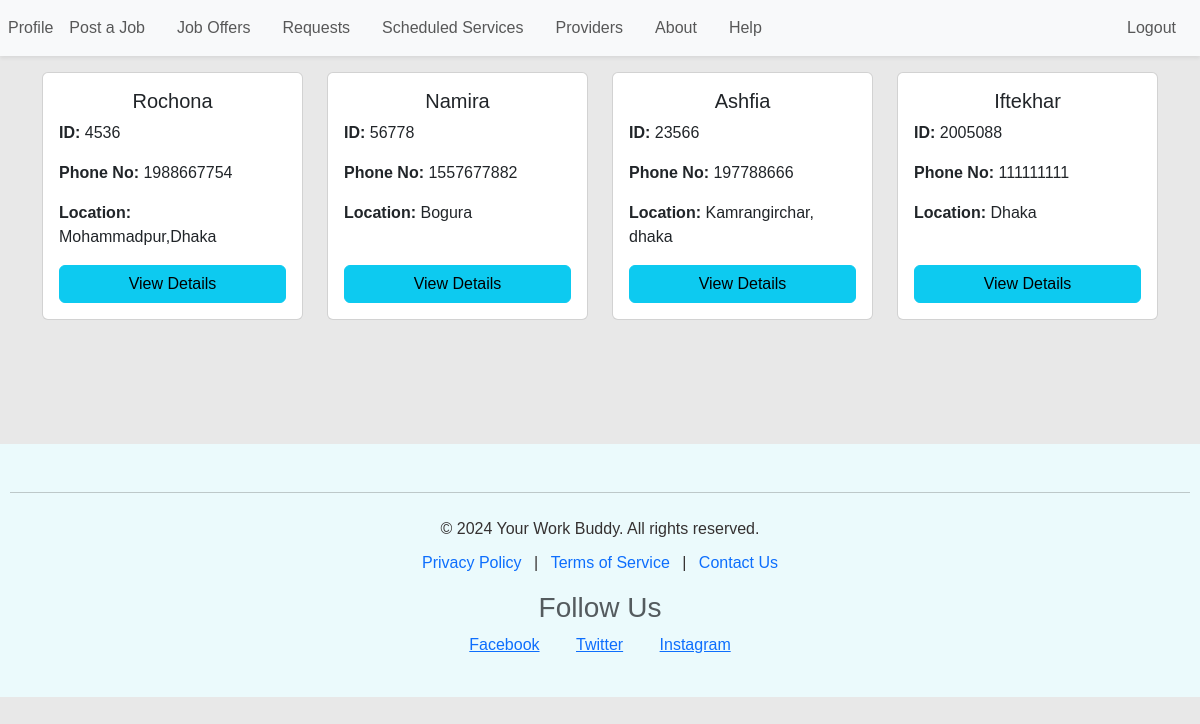
Screenshot of /receiver/ (signed in) with the database file from the repository.
### services/models.py (models this page shows, shortened)
class consumer(models.Model):
    user = models.OneToOneField(settings.AUTH_USER_MODEL, on_delete=models.CASCADE, related_name='consumer')
    consumer_id = models.IntegerField(blank=True, null=True)
    consumer_name = models.CharField(max_length=200, blank=True, null=True)
    email = models.EmailField(blank=True, null=True)
    contact_info = models.IntegerField(blank=True, null=True)
    location = models.CharField(max_length=200, blank=True, null=True)
    nid = models.IntegerField(blank=True, null=True)
    picture = models.ImageField(upload_to=consumer_directory_path, blank=True, null=True)

### services/views.py (the view)
# urls.py: path('receiver/', s_views.receiver, name='receiver'),
@login_required
def receiver(request):
    pro= consumer.objects.all()
    c = {
        'consumer':pro,
    }
    return render(request, template_name='services/service_receiver.html',context=c)

### template/services/service_receiver.html
{% extends 'base.html' %}
{% load static %}
{% block content %}
<div class="container mt-3">
  <div class="row">
    {% for p in consumer %}
      <div class="col-md-4 col-lg-3 mb-4">
        <div class="card h-100">
          <div class="card-body d-flex flex-column">
            <h5 class="card-title text-center">{{ p.consumer_name }}</h5>
            <p class="card-text"><strong>ID:</strong> {{ p.consumer_id }}</p>
            <p class="card-text"><strong>Phone No:</strong> {{ p.contact_info }}</p>
            <p class="card-text"><strong>Location:</strong> {{ p.location }}</p>
            <a href="{% url 'receiver_detail' id=p.id %}" class="btn btn-info mt-auto">View Details</a>
          </div>
        </div>
      </div>
    {% endfor %}
  </div>
</div>
{% endblock %}

### static/style.css (style rules this page uses)
body { font-family: Arial, sans-serif; background-size: cover; background-position: center; background-repeat: no-repeat; height: 100vh; display: flex; flex-direction: column; background-color:#e8e8e8; }

### rows the page displays
consumer: consumer_name "Rochona", consumer_id "4536", contact_info "1988667754", location "Mohammadpur,Dhaka"
consumer: consumer_name "Namira", consumer_id "56778", contact_info "1557677882", location "Bogura"
consumer: consumer_name "Ashfia", consumer_id "23566", contact_info "197788666", location "Kamrangirchar, dhaka"
consumer: consumer_name "Iftekhar", consumer_id "2005088", contact_info "111111111", location "Dhaka"
